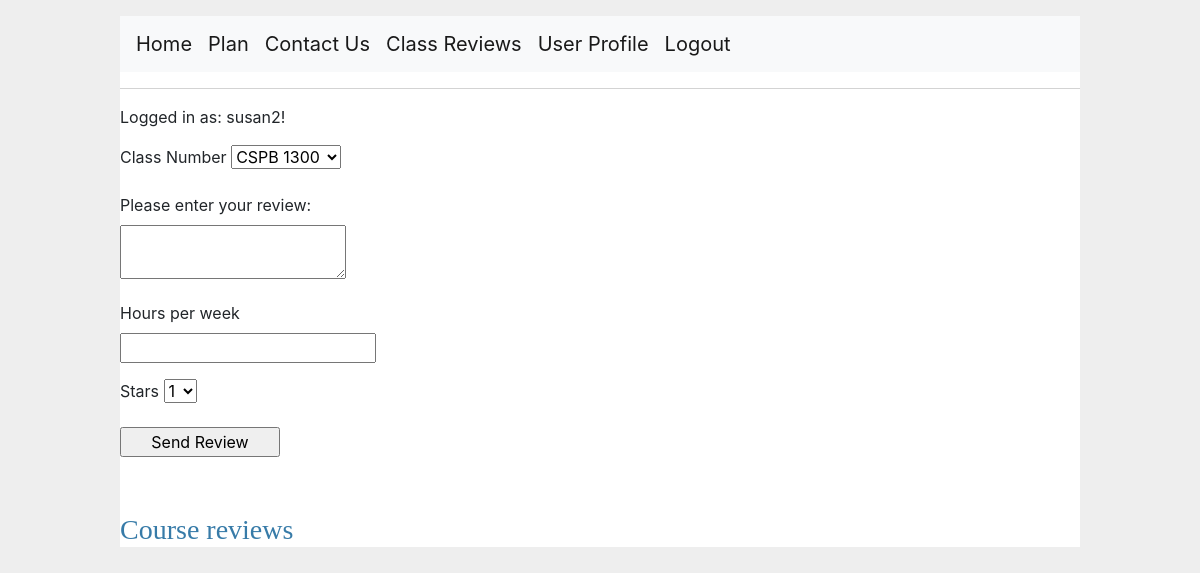
Page /reviews (signed in) on the earlier database version.
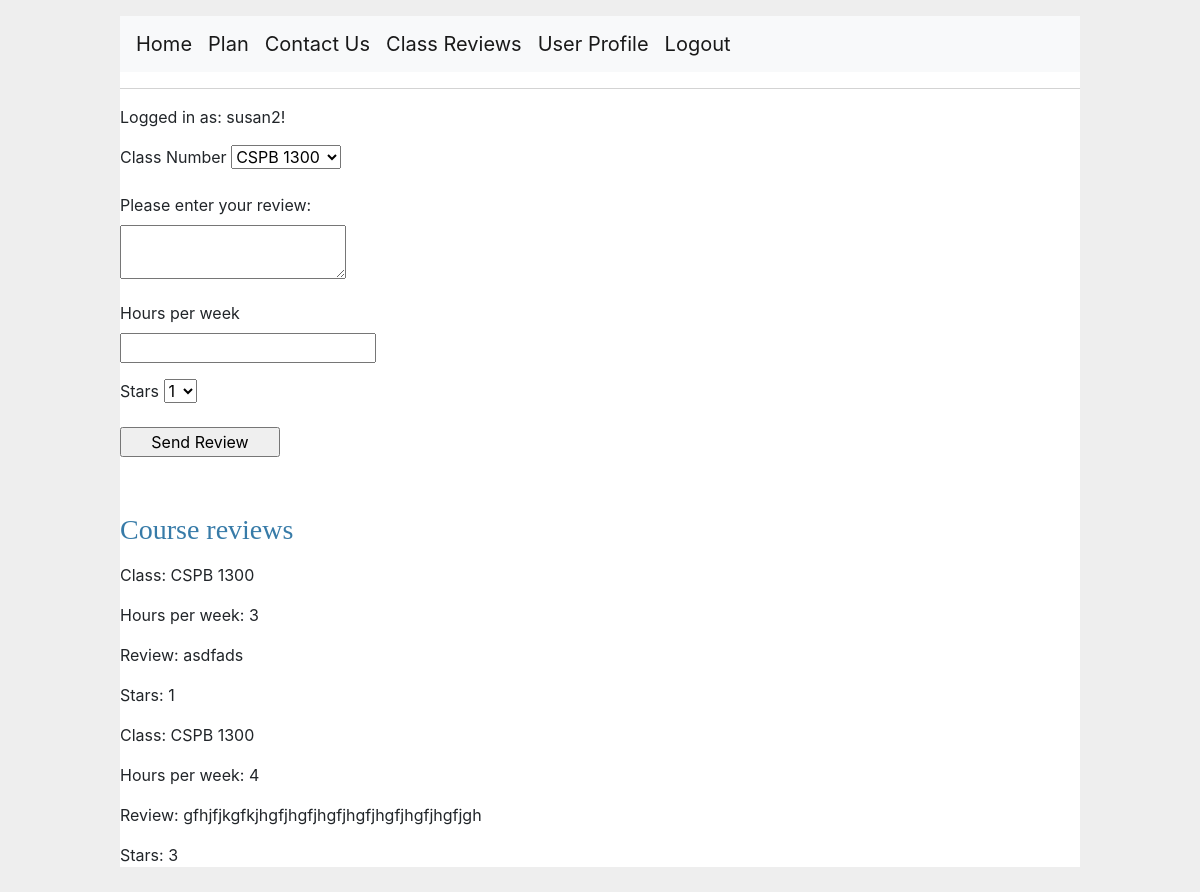
Same page on the later database version.
### app/models.py (models this page shows, shortened)
class Review(db.Model):
    id = db.Column(db.Integer, primary_key=True)
    classname = db.Column(db.String(40))
    hoursperweek = db.Column(db.Integer)
    review = db.Column(db.String(200))
    stars = db.Column(db.Integer)
    timestamp = db.Column(db.DateTime, index=True, default=datetime.utcnow)
    user_id = db.Column(db.Integer, db.ForeignKey('user.id'))

### app/routes.py (the view)
@app.route('/reviews', methods=['GET', 'POST'])
@login_required
def reviews():
    user_id = -1
    if current_user.is_authenticated:
        user = current_user.username
        user_object = User.query.filter_by(username=user).first()
        user_id = user_object.return_id()
    form = ReviewForm()
    reviews_all = Review.query.all()
    reviews_list = []
    for review in reviews_all:
        review = {
            "Class": review.classname,
            "Hours per week": review.hoursperweek,
            "Review": review.review,
            "Stars":review.stars
           }
        reviews_list.append(review)
    if form.validate_on_submit():
        ts = datetime.datetime.utcnow()
        review = Review(classname=form.classname.data, hoursperweek=form.hoursPerWeek.data, review=form.review.data, stars=form.stars.data, timestamp=ts, user_id=user_id)
        db.session.add(review)
        db.session.commit()
        return redirect(url_for('reviews'))
    else:
        return render_template('reviews.html', reviews=reviews_list, form=form)

### app/forms.py
class ReviewForm(FlaskForm):
    classname = SelectField(
        'Class Number',
        [DataRequired()],
        choices=[
            ('CSPB 1300', 'CSPB 1300'),
            ('CSPB 2824', 'CSPB 2824'),
            ('CSPB 2270', 'CSPB 2270'),
            ('CSPB 3104', 'CSPB 3104'),
            ('CSPB 2400', 'CSPB 2400'),
            ('CSPB 3308', 'CSPB 3308'),
            ('CSPB 3155', 'CSPB 3155'),
            ('CSPB 3702', 'CSPB 3702'),
            ('CSPB 3022', "CSPB 3022"),
            ('CSPB 4122', "CSPB 4122"),
            ('CSPB 4502', "CSPB 4502"),
            ('CSPB 2820', "CSPB 2820"),
            ('CSPB 3403', "CSPB 3403")
        ]
    )
    review = TextAreaField('Please enter your review:', validators=[DataRequired()])
    hoursPerWeek = IntegerField('Hours per week', validators=[DataRequired(), NumberRange(min=0, message='Must enter a number greater than 0')])
    stars = SelectField(choices=[('1', '1'), ('2', '2'), ('3', '3'), ('4', '4')])
    submit = SubmitField('Send Review')

### app/models.py (called while the page is built)
@login.user_loader
def load_user(id):
    return User.query.get(int(id))

    def return_id(self):
        return self.id

### app/templates/reviews.html (shortened to what this page needs)
{% extends "base.html" %}
{% block body %}
    <form action="" method="post">
        <p>
            {{ form.classname.label }}
            {{ form.classname }}
        </p>
        <p>
            {{ form.review.label }}<br>
            {{ form.review(size=32) }}<br>
        </p>
        <p>
            {{ form.hoursPerWeek.label }}<br>
            {{ form.hoursPerWeek(size=32) }}<br>
        </p>
        <p>
            {{ form.stars.label }}
            {{ form.stars }}
        </p>
        <p>{{ form.submit() }}</p>
    </form>
    <br>
    <h3>Course reviews</h3>
    <div>
    {% for dict_item in reviews %}
    {% for key, value in dict_item.items() %}
      <p>{{key}}: {{value}}</p>
    {% endfor %}
    {% endfor %}
    </div>
{% endblock %}

Differences in the rows shown:
added Review: key "Class", classname "CSPB 1300", dict_item "Hours per week" "Stars", dict_item "3" "1", key "Review", review "asdfads"
added Review: key "Class", classname "CSPB 1300", dict_item "Hours per week" "Stars", dict_item "4" "3", key "Review", review "gfhjfjkgfkjhgfjhgfjhgfjhgfjhgfjhgfjhgfjgh"
